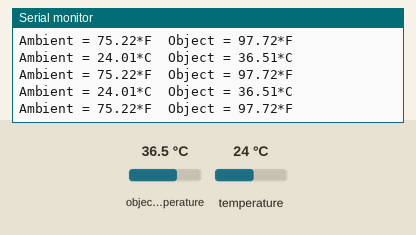
This sketch was run on a simulated Arduino Uno, built with avr-gcc and run on an emulated ATmega328P. On the bench: the last lines printed to the serial monitor. Inputs (shaded band) come from the test bench; at power-on: object temperature 36.5 °C, temperature 24 °C.

Above: at 1.2 s.
1.3 s: object temperature set to 20 °C
At 1.88 s:
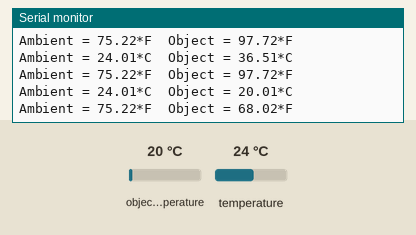
2.8 s: temperature set to 12 °C
At 2.9 s:
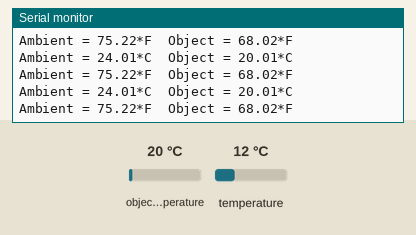
4.3 s: object temperature set to 26 °C
At 4.43 s:
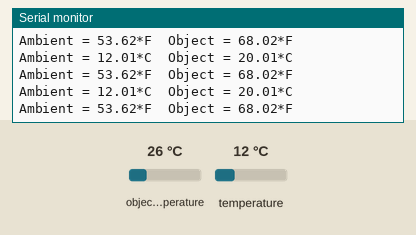
Timing chart, 0 to 7.3 s (numbered marks = the images above; inputs shaded):
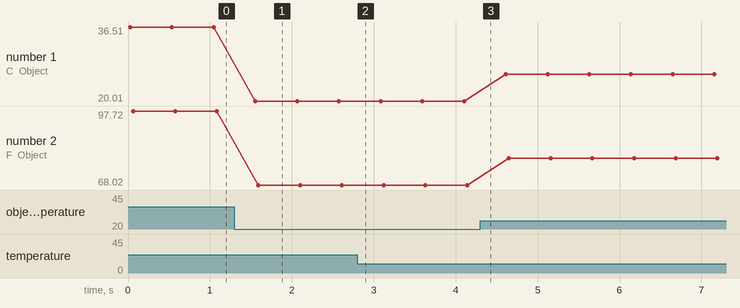

The sketch:

1-MLX-Nasic.ino
```cpp
/*
 * MLX90614 Non-contact Infrared Temperature Sensor (Gy-906) with Arduino
 * https://www.electroniclinic.com/
 */
#include <Wire.h>
#include <Adafruit_MLX90614.h>
Adafruit_MLX90614 mlx = Adafruit_MLX90614();

void setup() {
  Serial.begin(9600);
  Serial.println("Arduino MLX90614 Testing");
  mlx.begin();
}

void loop() {
  Serial.print("Ambient = "); Serial.print(mlx.readAmbientTempC());
  Serial.print("*C\tObject = "); Serial.print(mlx.readObjectTempC()); Serial.println("*C");
  Serial.print("Ambient = "); Serial.print(mlx.readAmbientTempF());
  Serial.print("*F\tObject = "); Serial.print(mlx.readObjectTempF()); Serial.println("*F");
  Serial.println();
  delay(500);
}
```

Measured:
- after the input at 1.3 s, the serial monitor: prints a new line after 0.26 s (image 1)
- plotted number 1: 36.51 → 20.01 after the input at 1.3 s, 20.01 → 26.01 after the input at 4.3 s
- plotted number 2: 97.72 → 68.02 after the input at 1.3 s, 68.02 → 78.82 after the input at 4.3 s
